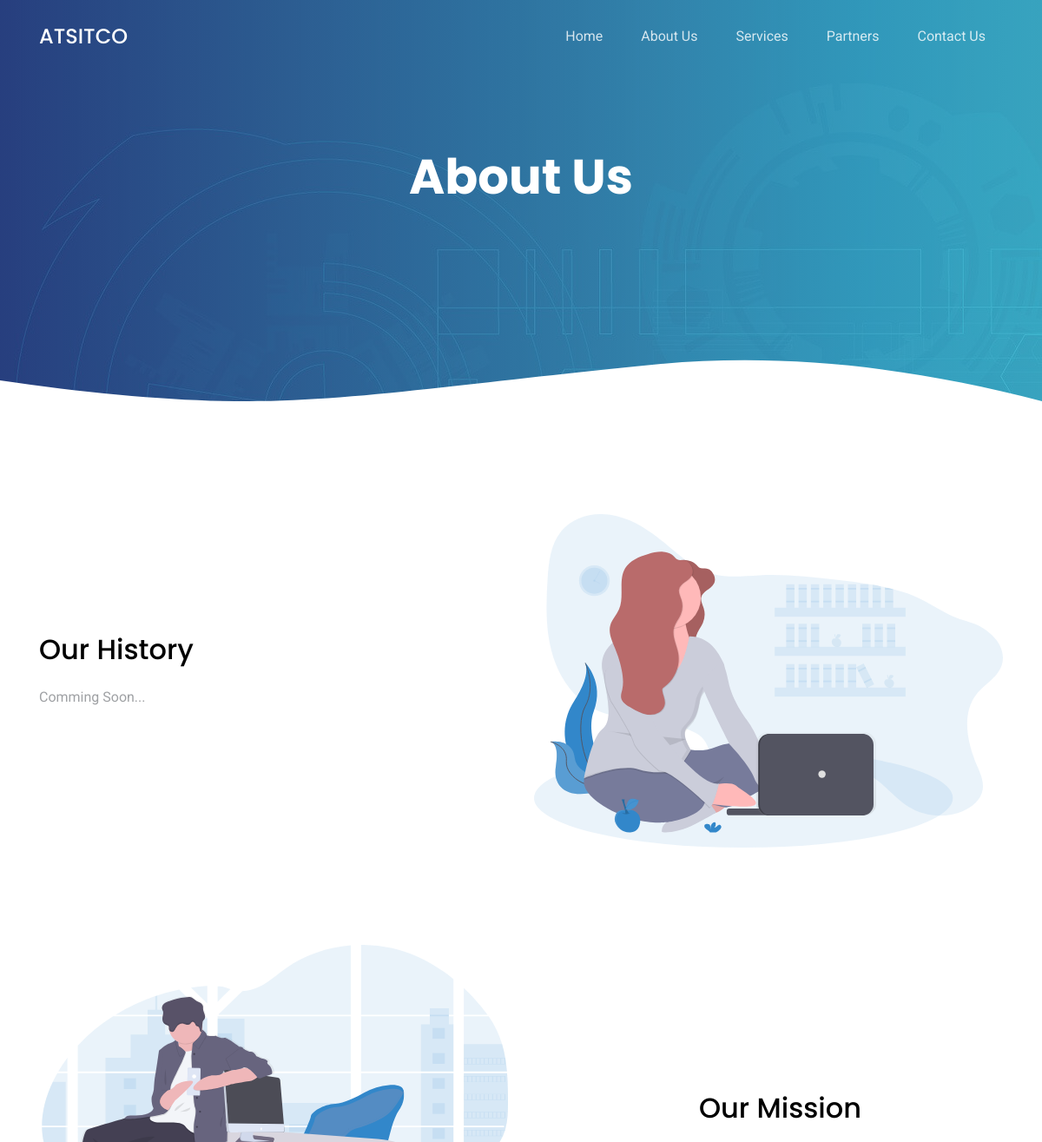
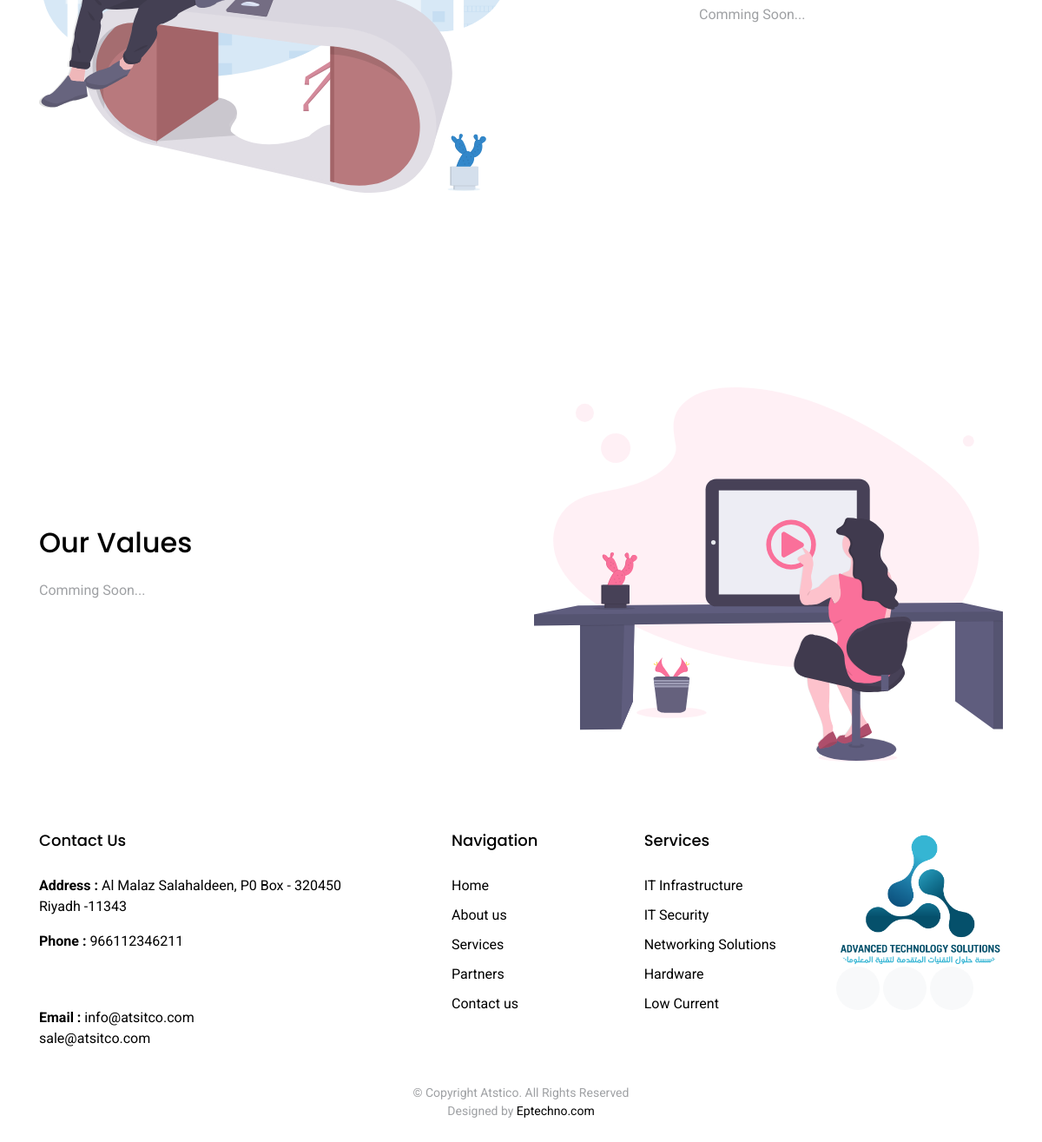
Screenshot of /index.php/template/about with the database file from the repository (2 pictures, top to bottom).
### tables this page shows
CREATE TABLE `company_profile` (
  `id` int(11) NOT NULL,
  `company_name` varchar(225) DEFAULT NULL,
  `company_fullname` varchar(225) DEFAULT NULL,
  `address` longtext,
  `phone` varchar(225) DEFAULT NULL,
  `email` varchar(225) DEFAULT NULL,
  `company_logo` varchar(225) DEFAULT NULL
);

CREATE TABLE `about_us` (
  `id` int(11) NOT NULL,
  `history` varchar(225) DEFAULT NULL,
  `history_img` varchar(225) DEFAULT NULL,
  `mission` varchar(225) DEFAULT NULL,
  `mission_img` varchar(225) DEFAULT NULL,
  `value` varchar(225) DEFAULT NULL,
  `value_img` varchar(225) DEFAULT NULL
);

### application/controllers/Template.php (called while the page is built, shortened)
<?php
class Template extends CI_Controller {
	public function about()
	{
		$company_data = $this->db->where('id','1')
        				->get('company_profile')->row();
        $aboutdata = $this->CustomizeModel->aboutus_data();
		$this->load->view('template/head',compact('company_data','aboutdata'));
		$this->load->view('template/about');
		$this->load->view('template/footer');
	}
}
?>

### index.php (called while the page is built, shortened)
<?php
require_once BASEPATH.'core/CodeIgniter.php';

### application/models/CustomizeModel.php (called while the page is built, shortened)
<?php
class CustomizeModel extends CI_Model
{
  public function aboutus_data(){
      return   $this->db->where('1','1')
        ->get('about_us')->row();
  }
}
?>

### application/views/template/about.php (the view, shortened to what this page needs)
<main id="main">
  <div class="hero-section inner-page">
    <div class="wave">
    </div>
    <div class="container">
      <div class="row align-items-center">
        <div class="col-12">
          <div class="row justify-content-center">
            <div class="col-md-7 text-center hero-text">
              <h1 data-aos="fade-up" data-aos-delay="">About Us</h1>
            </div>
          </div>
        </div>
      </div>
    </div>
  </div>
  <section class="section pb-0">
    <div class="container">
      <div class="row align-items-center">
        <div class="col-md-4 mr-auto">
          <h2 class="mb-4">Our History</h2>
          <p class="mb-4"><?php echo $aboutdata->history ?></p>
        </div>
        <div class="col-md-6" data-aos="fade-left">
          <img src="<?php echo base_url().'assets/upload/'.$aboutdata->history_img ?>" alt="Image" class="img-fluid">
        </div>
      </div>
    </div>
  </section>
  <section class="section">
    <div class="container">
      <div class="row align-items-center">
        <div class="col-md-4 ml-auto order-2">
          <h2 class="mb-4">Our Mission</h2>
          <p class="mb-4"><?php echo $aboutdata->mission ?></p>
        </div>
        <div class="col-md-6" data-aos="fade-right">
          <img src="<?php echo base_url().'assets/upload/'.$aboutdata->mission_img ?>" alt="Image" class="img-fluid">
        </div>
      </div>
    </div>
  </section>
  <section class="section pb-0">
    <div class="container">
      <div class="row align-items-center">
        <div class="col-md-4 mr-auto">
          <h2 class="mb-4">Our Values</h2>
          <p class="mb-4"><?php echo $aboutdata->value ?></p>
        </div>
        <div class="col-md-6" data-aos="fade-left">
          <img src="<?php echo base_url().'assets/upload/'.$aboutdata->value_img ?>" alt="Image" class="img-fluid">
        </div>
      </div>
    </div>
  </section>
</main>

### application/views/template/head.php (shortened to what this page needs)
<!DOCTYPE html>
<html lang="en">
<head>
  <?= link_tag("assets/temp/assets/vendor/bootstrap/css/bootstrap.min.css");?>
  <?= link_tag("assets/temp/assets/vendor/icofont/icofont.min.css");?>
  <?= link_tag("assets/temp/assets/vendor/aos/aos.css");?>
  <?= link_tag("assets/temp/assets/vendor/line-awesome/css/line-awesome.min.css");?>
  <?= link_tag("assets/temp/assets/vendor/owl.carousel/assets/owl.carousel.min.css");?>
  <?= link_tag("assets/temp/assets/css/style.css");?>
</head>
<body>
  <header class="site-navbar js-sticky-header site-navbar-target" role="banner">
    <div class="container">
      <div class="row align-items-center">
        <div class="col-6 col-lg-2">
          <h1 class="mb-0 site-logo"><a href="<?php echo base_url() ?>index.php/template" class="mb-0"><?php echo $company_data->company_name ?></a></h1>
        </div>
        <div class="col-12 col-md-10 d-none d-lg-block">
          <nav class="site-navigation position-relative text-right" role="navigation">
            <ul class="site-menu main-menu js-clone-nav mr-auto d-none d-lg-block">
              <li class=""><a href="<?php echo base_url() ?>index.php/template" class="nav-link">Home</a></li>
              <li><a href="<?php echo base_url() ?>index.php/template/about" class="nav-link">About Us</a></li>
              <li class="has-children">
                <a href="#" class="nav-link">Services</a>
              </li>
              <li><a href="<?php echo base_url() ?>index.php/template/partners"  class="nav-link">Partners</a></li>
              <li><a href="<?php echo base_url() ?>index.php/template/contact" class="nav-link">Contact Us</a></li>
            </ul>
          </nav>
        </div>
      </div>
    </div>
  </header>

### application/views/template/footer.php (shortened to what this page needs)
  <footer class="footer" role="contentinfo">
    <div class="container">
      <div class="row">
        <div class="col-md-4 mb-4 mb-md-0" style="color: black;">
          <h3>Contact Us</h3>
          <p><b>Address : </b><?php echo $company_data->address ?></p>
          <p><b>Phone : </b>
            <?php foreach (json_decode($company_data->phone) as  $value): ?>
              <?php if ($value != ''): ?>
                <?php echo $value->phone ?><br>
              <?php endif; ?>
            <?php endforeach; ?>
          </p>
          <p><b>Email : </b>
            <?php foreach (json_decode($company_data->email) as  $value): ?>
              <?php if ($value != ''): ?>
                <?php echo $value->email ?><br>
              <?php endif; ?>
            <?php endforeach; ?>
          </p>
        </div>
        <div class="col-md-7 ml-auto">
          <div class="row site-section pt-0">
            <div class="col-md-4 mb-4 mb-md-0">
              <h3>Navigation</h3>
              <ul class="list-unstyled">
                <li><a href="<?php echo base_url() ?>index.php/template">Home</a></li>
                <li><a href="<?php echo base_url() ?>index.php/template/about">About us</a></li>
                <li><a href="<?php echo base_url() ?>index.php/template/service">Services</a></li>
                <li><a href="<?php echo base_url() ?>index.php/template/service">Partners</a></li>
                <li><a href="<?php echo base_url() ?>index.php/template/contact">Contact us</a></li>
              </ul>
            </div>
            <div class="col-md-4 mb-4 mb-md-0">
              <h3>Services</h3>
              <ul class="list-unstyled">
                <li><a href="<?php echo base_url() ?>index.php/template/infra">IT Infrastructure</a></li>
                <li><a href="<?php echo base_url() ?>index.php/template/security" >IT Security</a></li>
                <li><a href="<?php echo base_url() ?>index.php/template/network">Networking Solutions</a></li>
                <li><a href="<?php echo base_url() ?>index.php/template/hardware" >Hardware</a></li>
                <li><a href="<?php echo base_url() ?>index.php/template/lowcurrent">Low Current</a></li>
              </ul>
            </div>
            <div class="col-md-4 mb-4 mb-md-0">
              <img src="<?php echo base_url().'assets/upload/'.$company_data->company_logo ?>" class="img-fluid"  style="border-radius: 30px;" >
              <p class="social">
                <a href="#"><span class="icofont-twitter"></span></a>
                <a href="#"><span class="icofont-facebook"></span></a>
                <a href="#"><span class="icofont-dribbble"></span></a>
              </p>
            </div>
          </div>
        </div>
      </div>
      <div class="row justify-content-center text-center">
        <div class="col-md-7">
          <p class="copyright">&copy; Copyright Atstico. All Rights Reserved</p>
          <div class="credits">
            Designed by <a href="https://eptechno.com/" target="_blank">Eptechno.com</a>
          </div>
        </div>
      </div>
    </div>
  </footer>
</body>
</html>

### assets/temp/assets/css/style.css (style rules this page uses)
html { overflow-x: hidden; }
body { font-family: "Roboto", sans-serif; color: #9fa1a4; line-height: 1.5; }
a { color: #777; transition: .3s all ease; }
h1, h2, h3, h4, h5, h6, .font-heading { font-family: "Poppins", sans-serif; color: #000; }
.container { z-index: 2; position: relative; }
.section { padding: 7rem 0; }
.sticky-wrapper .site-navbar { transition: .3s all ease; }
.sticky-wrapper .site-navbar .site-logo a { color: #fff; }
.sticky-wrapper .site-navbar .site-menu > li > a { color: rgba(255, 255, 255, 0.8) !important; }
.hero-section { background: linear-gradient(to right, rgba(39, 70, 133, 0.8) 0%, rgba(61, 179, 197, 0.8) 100%), url(../img/hero-bg.jpg); position: relative; }
.hero-section .wave { width: 100%; overflow: hidden; position: absolute; z-index: 1; bottom: -150px; }
.hero-section .wave svg { width: 100%; }
.hero-section, .hero-section > .container > .row { height: 100vh; min-height: 880px; }
.hero-section.inner-page { height: 60vh; min-height: 0; }
.hero-section.inner-page .hero-text { transform: translateY(-150px); margin-top: -120px; }
.hero-section h1 { font-size: 3.5rem; color: #fff; font-weight: 700; margin-bottom: 30px; }
.site-navbar { margin-bottom: 0px; z-index: 1999; position: absolute; top: 0; width: 100%; }
.site-navbar .site-logo { position: relative; font-size: 24px; }
.site-navbar .site-logo a { color: #fff; }
.site-navbar .site-navigation .site-menu { margin-bottom: 0; }
.site-navbar .site-navigation .site-menu a { text-decoration: none !important; display: inline-block; }
.site-navbar .site-navigation .site-menu > li { display: inline-block; }
.site-navbar .site-navigation .site-menu > li > a { padding: 30px 20px; color: #000000; display: inline-block; text-decoration: none !important; }
.site-navbar .site-navigation .site-menu .has-children { position: relative; }
.site-navbar .site-navigation .site-menu .has-children > a { position: relative; padding-right: 20px; }
.site-navbar .site-navigation .site-menu .has-children > a:before { position: absolute; content: "\ea99"; font-size: 16px; top: 52%; right: 0; transform: translateY(-50%); font-family: 'icofont'; }
.site-mobile-menu .site-nav-wrap { padding: 0; margin: 0; list-style: none; position: relative; }
.site-mobile-menu .site-nav-wrap a { padding: 10px 20px; display: block; position: relative; }
.site-mobile-menu .site-nav-wrap li { position: relative; display: block; }
.site-mobile-menu .site-nav-wrap > li { display: block; position: relative; float: left; width: 100%; }
.site-mobile-menu .site-nav-wrap > li > a { padding-left: 20px; font-size: 20px; }
.footer { padding: 5rem 0 2.5rem 0; }
.footer h3 { font-size: 18px; margin-bottom: 30px; }
.footer ul li { margin-bottom: 10px; }
.footer a { color: #000; }
.footer .copyright { margin-bottom: 0px; }
.footer .copyright, .footer .credits { font-size: 14px; }
.social a { display: inline-block; width: 50px; height: 50px; border-radius: 50%; background: #f8f9fa; position: relative; text-align: center; transition: .3s background ease; color: #0d1e2d; }
.social a span { display: inline-block; left: 50%; position: absolute; top: 50%; transform: translate(-50%, -50%); }

### rows the page displays
company_profile: company_name "ATSITCO", address "Al Malaz Salahaldeen, P0 Box - 320450 Riyadh -11343", company_logo (picture)
about_us: history "Comming Soon...", history_img (picture), mission "Comming Soon...", mission_img (picture), value "Comming Soon...", value_img (picture)

### other values shown
$value->phone "966112346211"
$value->email "info@atsitco.com"
$value->email "sale@atsitco.com"
